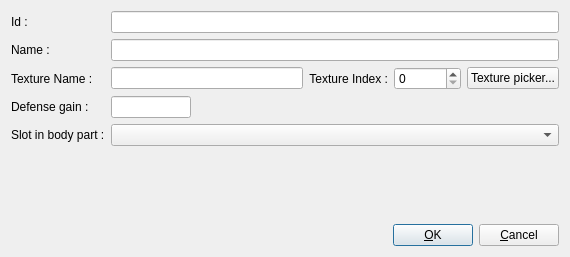
<?xml version="1.0" encoding="UTF-8"?>
<ui version="4.0">
 <class>editArmorItemFormClass</class>
 <widget class="QDialog" name="editArmorItemFormClass">
  <property name="geometry">
   <rect>
    <x>0</x>
    <y>0</y>
    <width>570</width>
    <height>257</height>
   </rect>
  </property>
  <property name="windowTitle">
   <string>Add Armor item</string>
  </property>
  <layout class="QGridLayout" name="gridLayout">
   <item row="1" column="0">
    <layout class="QVBoxLayout" name="verticalLayout">
     <item>
      <layout class="QHBoxLayout" name="horizontalLayout">
       <item>
        <spacer name="horizontalSpacer">
         <property name="orientation">
          <enum>Qt::Horizontal</enum>
         </property>
         <property name="sizeHint" stdset="0">
          <size>
           <width>40</width>
           <height>20</height>
          </size>
         </property>
        </spacer>
       </item>
       <item>
        <widget class="QPushButton" name="pushButtonOK">
         <property name="text">
          <string>&amp;OK</string>
         </property>
         <property name="icon">
          <iconset resource="../res/global.qrc">
           <normaloff>:/commonUI/res/dialog-ok.svg</normaloff>:/commonUI/res/dialog-ok.svg</iconset>
         </property>
         <property name="default">
          <bool>true</bool>
         </property>
        </widget>
       </item>
       <item>
        <widget class="QPushButton" name="pushButtonCancel">
         <property name="text">
          <string>&amp;Cancel</string>
         </property>
         <property name="icon">
          <iconset resource="../res/global.qrc">
           <normaloff>:/commonUI/res/dialog-close.svg</normaloff>:/commonUI/res/dialog-close.svg</iconset>
         </property>
        </widget>
       </item>
      </layout>
     </item>
    </layout>
   </item>
   <item row="0" column="0">
    <layout class="QFormLayout" name="formLayout_3">
     <item row="0" column="0">
      <widget class="QLabel" name="label">
       <property name="text">
        <string>Id : </string>
       </property>
      </widget>
     </item>
     <item row="0" column="1">
      <widget class="QLineEdit" name="lineEditId"/>
     </item>
     <item row="1" column="0">
      <widget class="QLabel" name="label_2">
       <property name="text">
        <string>Name :</string>
       </property>
      </widget>
     </item>
     <item row="1" column="1">
      <widget class="QLineEdit" name="lineEditName"/>
     </item>
     <item row="3" column="0">
      <widget class="QLabel" name="label_3">
       <property name="text">
        <string>Texture Name :</string>
       </property>
      </widget>
     </item>
     <item row="3" column="1">
      <layout class="QHBoxLayout" name="horizontalLayout_3">
       <item>
        <widget class="QLineEdit" name="lineEditTextureName"/>
       </item>
       <item>
        <widget class="QLabel" name="label_4">
         <property name="text">
          <string>Texture Index :</string>
         </property>
         <property name="alignment">
          <set>Qt::AlignRight|Qt::AlignTrailing|Qt::AlignVCenter</set>
         </property>
        </widget>
       </item>
       <item>
        <widget class="QSpinBox" name="spinBoxTextureIndex">
         <property name="maximum">
          <number>16777215</number>
         </property>
        </widget>
       </item>
       <item>
        <widget class="QPushButton" name="pushButtonTexturePicker">
         <property name="text">
          <string>Texture picker...</string>
         </property>
        </widget>
       </item>
      </layout>
     </item>
     <item row="4" column="0">
      <widget class="QLabel" name="labelAttackGain">
       <property name="text">
        <string>Defense gain :</string>
       </property>
      </widget>
     </item>
     <item row="5" column="0">
      <widget class="QLabel" name="label_6">
       <property name="text">
        <string>Slot in body part :</string>
       </property>
      </widget>
     </item>
     <item row="4" column="1">
      <widget class="QLineEdit" name="lineEditDefenseGain">
       <property name="maximumSize">
        <size>
         <width>80</width>
         <height>16777215</height>
        </size>
       </property>
      </widget>
     </item>
     <item row="5" column="1">
      <widget class="QComboBox" name="comboBoxSlotInBodyPart"/>
     </item>
    </layout>
   </item>
  </layout>
 </widget>
 <tabstops>
  <tabstop>lineEditId</tabstop>
  <tabstop>lineEditName</tabstop>
  <tabstop>lineEditTextureName</tabstop>
  <tabstop>spinBoxTextureIndex</tabstop>
  <tabstop>pushButtonTexturePicker</tabstop>
  <tabstop>lineEditDefenseGain</tabstop>
  <tabstop>comboBoxSlotInBodyPart</tabstop>
  <tabstop>pushButtonOK</tabstop>
  <tabstop>pushButtonCancel</tabstop>
 </tabstops>
 <resources>
  <include location="../res/global.qrc"/>
 </resources>
 <connections/>
</ui>
